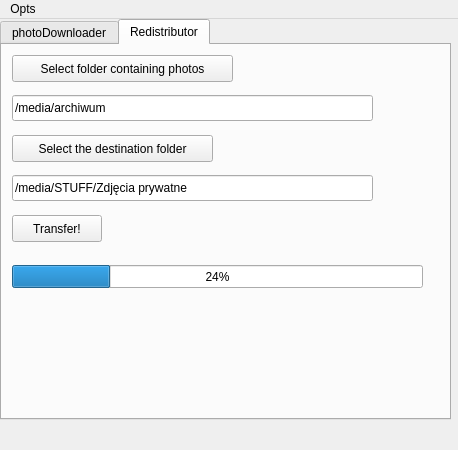
<?xml version="1.0" encoding="UTF-8"?>
<ui version="4.0">
 <class>PDMainWindow</class>
 <widget class="QMainWindow" name="PDMainWindow">
  <property name="geometry">
   <rect>
    <x>0</x>
    <y>0</y>
    <width>458</width>
    <height>450</height>
   </rect>
  </property>
  <property name="sizePolicy">
   <sizepolicy hsizetype="Fixed" vsizetype="Fixed">
    <horstretch>0</horstretch>
    <verstretch>0</verstretch>
   </sizepolicy>
  </property>
  <property name="windowTitle">
   <string/>
  </property>
  <property name="windowIcon">
   <iconset>
    <normaloff>icons/folder-download.png</normaloff>icons/folder-download.png</iconset>
  </property>
  <widget class="QWidget" name="centralWidget">
   <widget class="QTabWidget" name="tabWidget">
    <property name="geometry">
     <rect>
      <x>0</x>
      <y>0</y>
      <width>451</width>
      <height>401</height>
     </rect>
    </property>
    <property name="currentIndex">
     <number>1</number>
    </property>
    <widget class="QWidget" name="tabDownloader">
     <attribute name="title">
      <string>photoDownloader</string>
     </attribute>
     <widget class="QPushButton" name="pushButtonTransfer">
      <property name="geometry">
       <rect>
        <x>10</x>
        <y>280</y>
        <width>90</width>
        <height>27</height>
       </rect>
      </property>
      <property name="text">
       <string>Transfer!</string>
      </property>
     </widget>
     <widget class="QLineEdit" name="lineEditExport">
      <property name="geometry">
       <rect>
        <x>10</x>
        <y>130</y>
        <width>361</width>
        <height>26</height>
       </rect>
      </property>
      <property name="text">
       <string>/media/archiwum</string>
      </property>
     </widget>
     <widget class="QRadioButton" name="radioButton">
      <property name="geometry">
       <rect>
        <x>10</x>
        <y>190</y>
        <width>401</width>
        <height>23</height>
       </rect>
      </property>
      <property name="text">
       <string>&lt;specified folder&gt;/&lt;year&gt;/&lt;month&gt;/&lt;YYYY_MM_DD&gt;/</string>
      </property>
      <property name="checked">
       <bool>true</bool>
      </property>
     </widget>
     <widget class="QRadioButton" name="radioButton_3">
      <property name="geometry">
       <rect>
        <x>10</x>
        <y>250</y>
        <width>431</width>
        <height>23</height>
       </rect>
      </property>
      <property name="text">
       <string>//not implemented yet</string>
      </property>
     </widget>
     <widget class="QPushButton" name="pushButtonImport">
      <property name="geometry">
       <rect>
        <x>10</x>
        <y>10</y>
        <width>201</width>
        <height>27</height>
       </rect>
      </property>
      <property name="text">
       <string>Select folder to import from</string>
      </property>
     </widget>
     <widget class="QRadioButton" name="radioButton_2">
      <property name="geometry">
       <rect>
        <x>10</x>
        <y>220</y>
        <width>421</width>
        <height>23</height>
       </rect>
      </property>
      <property name="text">
       <string>//not implemented yet</string>
      </property>
     </widget>
     <widget class="QProgressBar" name="progressBar">
      <property name="geometry">
       <rect>
        <x>10</x>
        <y>320</y>
        <width>411</width>
        <height>23</height>
       </rect>
      </property>
      <property name="value">
       <number>24</number>
      </property>
      <property name="invertedAppearance">
       <bool>false</bool>
      </property>
     </widget>
     <widget class="QLabel" name="labelFormatChoose">
      <property name="geometry">
       <rect>
        <x>10</x>
        <y>170</y>
        <width>161</width>
        <height>18</height>
       </rect>
      </property>
      <property name="text">
       <string>Select save method:</string>
      </property>
     </widget>
     <widget class="QLineEdit" name="lineEditImport">
      <property name="geometry">
       <rect>
        <x>10</x>
        <y>50</y>
        <width>361</width>
        <height>26</height>
       </rect>
      </property>
     </widget>
     <widget class="QPushButton" name="pushButtonExport">
      <property name="geometry">
       <rect>
        <x>10</x>
        <y>90</y>
        <width>201</width>
        <height>27</height>
       </rect>
      </property>
      <property name="text">
       <string>Select folder to export to</string>
      </property>
     </widget>
    </widget>
    <widget class="QWidget" name="tabRedistributor">
     <attribute name="title">
      <string>Redistributor</string>
     </attribute>
     <widget class="QPushButton" name="pushButtonFrom">
      <property name="geometry">
       <rect>
        <x>10</x>
        <y>10</y>
        <width>221</width>
        <height>27</height>
       </rect>
      </property>
      <property name="text">
       <string>Select folder containing photos</string>
      </property>
     </widget>
     <widget class="QPushButton" name="pushButtonTo">
      <property name="geometry">
       <rect>
        <x>10</x>
        <y>90</y>
        <width>201</width>
        <height>27</height>
       </rect>
      </property>
      <property name="text">
       <string>Select the destination folder</string>
      </property>
     </widget>
     <widget class="QLineEdit" name="lineEditTo">
      <property name="geometry">
       <rect>
        <x>10</x>
        <y>130</y>
        <width>361</width>
        <height>26</height>
       </rect>
      </property>
      <property name="text">
       <string>/media/STUFF/Zdjęcia prywatne</string>
      </property>
     </widget>
     <widget class="QLineEdit" name="lineEditFrom">
      <property name="geometry">
       <rect>
        <x>10</x>
        <y>50</y>
        <width>361</width>
        <height>26</height>
       </rect>
      </property>
      <property name="text">
       <string>/media/archiwum</string>
      </property>
     </widget>
     <widget class="QPushButton" name="pushButtonTransferBack">
      <property name="geometry">
       <rect>
        <x>10</x>
        <y>170</y>
        <width>90</width>
        <height>27</height>
       </rect>
      </property>
      <property name="text">
       <string>Transfer!</string>
      </property>
     </widget>
     <widget class="QProgressBar" name="progressBarRedistributor">
      <property name="geometry">
       <rect>
        <x>10</x>
        <y>220</y>
        <width>411</width>
        <height>23</height>
       </rect>
      </property>
      <property name="value">
       <number>24</number>
      </property>
      <property name="invertedAppearance">
       <bool>false</bool>
      </property>
     </widget>
    </widget>
   </widget>
  </widget>
  <widget class="QMenuBar" name="menuBar">
   <property name="geometry">
    <rect>
     <x>0</x>
     <y>0</y>
     <width>458</width>
     <height>23</height>
    </rect>
   </property>
   <widget class="QMenu" name="menuOpts">
    <property name="title">
     <string>Opts</string>
    </property>
    <addaction name="actionAbout"/>
    <addaction name="separator"/>
    <addaction name="actionExit"/>
   </widget>
   <addaction name="menuOpts"/>
  </widget>
  <widget class="QStatusBar" name="statusBar">
   <property name="sizeGripEnabled">
    <bool>false</bool>
   </property>
  </widget>
  <action name="actionAbout">
   <property name="icon">
    <iconset>
     <normaloff>icons/help-contents.png</normaloff>icons/help-contents.png</iconset>
   </property>
   <property name="text">
    <string>About</string>
   </property>
   <property name="iconVisibleInMenu">
    <bool>true</bool>
   </property>
  </action>
  <action name="actionExit">
   <property name="icon">
    <iconset>
     <normaloff>icons/system-shutdown.png</normaloff>icons/system-shutdown.png</iconset>
   </property>
   <property name="text">
    <string>Exit</string>
   </property>
   <property name="iconVisibleInMenu">
    <bool>true</bool>
   </property>
  </action>
 </widget>
 <layoutdefault spacing="6" margin="11"/>
 <resources/>
 <connections/>
</ui>
